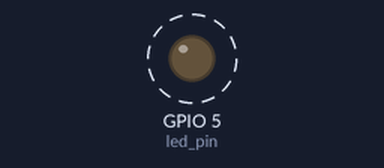
A program run on a simulated ESP32 board running MicroPython. Shown: output pins drawn as LEDs (lit = HIGH). Dashed ring = blinking. What the program prints to the serial console is not drawn.

Above: at 0.2 s.
Timing chart, 0 to 3.0 s (numbered marks = the images above):
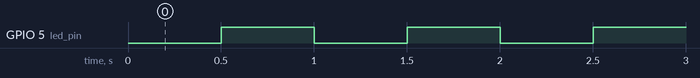

The program:

blink.py
```python
import utime
from machine import Pin

LED_PIN_NUMBER = 5
LED_ON = 0
LED_OFF = 1

led_pin = Pin(LED_PIN_NUMBER, Pin.OUT)

while True:
  print('Blinking...')
  led_pin.value(LED_ON)
  utime.sleep_ms(500)
  led_pin.value(LED_OFF)
  utime.sleep_ms(500)
```

Measured:
- by itself, GPIO 5 (led_pin): alternates HIGH for 0.50 s and LOW for 0.50 s
